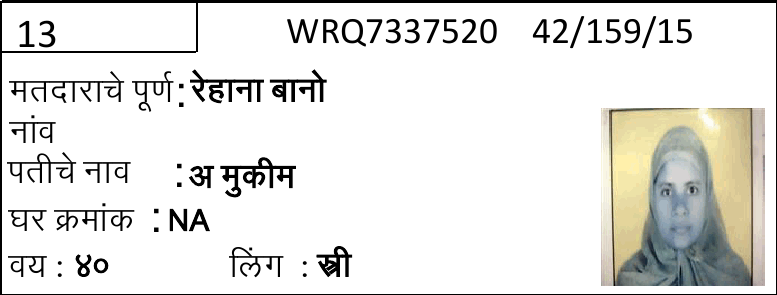
#> input picture data/4.png, 777 x 295 px
$ python detect_epic_id.py
#> lines starting #> are read from the running program, lines starting #| are printed output that depends on the picture; after the words box and inside, x2 and y2 are one past the last pixel; in counts of white or black regions, pixels touching at a corner belong together
#> further down, test_img is the input picture: shape (295, 777, 3); mean B, G, R 225.3, 228.3, 228.6
### src/crop.py

"""src.crop
-----------------

Utilities for cropping regions of interest from images used in
the ImageProcessing project.

This module provides deterministic crops (for age/gender regions)
and a utility to tightly crop around dark foreground pixels on a
light background.

All functions validate inputs, use snake_case names, and return
copies of image slices to avoid surprises from view semantics.
"""


import cv2
import numpy as np
from typing import Tuple

__all__ = ["crop_age", "crop_gender", "cut2cut_crop", "crop_epic_id", "crop_name", "crop_relationship",
           "crop_relationship_name", "crop_sr_no", "crop_ward_id", "crop_house_no"]


def _validate_image_and_shape(img: np.ndarray) -> Tuple[int, int]:
    if img is None:
        raise ValueError("`img` is None")
    if not isinstance(img, np.ndarray):
        raise TypeError("`img` must be a numpy.ndarray")
    if img.size == 0:
        raise ValueError("Empty image provided")

    h, w = img.shape[:2]
#> h = 295; w = 777
    return h, w


def _clamp(value: int, minimum: int, maximum: int) -> int:
    return max(minimum, min(value, maximum))


# [35 lines left out: functions cut2cut_crop, crop_sr_no, not called in this run]


def crop_epic_id(img: np.ndarray) -> np.ndarray:
    h, w = _validate_image_and_shape(img)
#> h = 295; w = 777

    x1 = int(0.35 * w)
#> x1 = 271
    x2 = int(0.65 * w)
#> x2 = 505
    y1 = int(0.05 * h)
#> y1 = 14
    y2 = int(0.20 * h)
#> y2 = 59

    x1 = _clamp(x1, 0, w)
    x2 = _clamp(x2, 0, w)
    y1 = _clamp(y1, 0, h)
    y2 = _clamp(y2, 0, h)

    if x2 <= x1 or y2 <= y1:
        raise ValueError("Calculated gender crop region is empty or invalid")

    return img[y1:y2, x1:x2].copy()
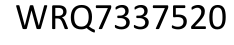
#> returned value: shape (45, 234, 3); min 0, max 255, mean 215.2


# [150 lines left out: functions crop_ward_id, crop_name, crop_relationship, crop_relationship, crop_relationship_name, crop_house_no and 2 more, not called in this run]

### src/epic_id_service.py
"""SR No (Serial Number) detection service.

This module provides the core logic for extracting serial numbers from
voter block images using OCR and pattern matching.
"""

import numpy as np
from dataclasses import dataclass
from typing import Optional
import pytesseract
import cv2
import re
from crop import crop_epic_id


@dataclass
class EpicIdDetectionResult:
    """Result of EPIC ID detection."""
    epic_id: Optional[str]
    confidence: float


class EpicIdDetector:
    """Detects and extracts EPIC ID from voter block images."""

    # EPIC ID format: 3 letters + 7 digits (e.g., ABC1234567)
    EPIC_ID_PATTERN = re.compile(r'[A-Z]{3}\d{7}', re.IGNORECASE)

    def __init__(self, preprocess_threshold: int = 150):
        """Initialize the EPIC ID detector.

        Args:
            preprocess_threshold: Threshold value for binary thresholding (0-255).
        """
        self.preprocess_threshold = preprocess_threshold

    def _preprocess_image(self, img: np.ndarray) -> np.ndarray:
        """Preprocess image for better OCR results.

        Args:
            img: Input image in BGR format.

        Returns:
            Preprocessed binary image.
        """
        # Crop the region of interest (ROI)
        img = crop_epic_id(img)

        # Convert image to grayscale
        gray = cv2.cvtColor(img, cv2.COLOR_BGR2GRAY)

        # OPTIMIZATION: Skip bilateral filter (saves ~80-120ms per image)
        # Tesseract is robust enough for minor noise. Direct threshold is faster.
        # filtered = cv2.bilateralFilter(gray, 9, 75, 75)

        # Apply binary thresholding (convert to black and white)
        _, thresh = cv2.threshold(
            gray, self.preprocess_threshold, 255, cv2.THRESH_BINARY
        )
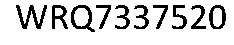
#> thresh: shape (45, 234); 83.5% white; 10 black regions, largest, box (x1, y1, x2, y2) and area: (16, 5, 47, 29) 286, (71, 5, 95, 32) 230, (52, 5, 68, 29) 190

        # OPTIMIZATION: Skip morphological operations (saves ~20-30ms per image)
        # kernel = cv2.getStructuringElement(cv2.MORPH_RECT, (2, 2))
        # thresh = cv2.morphologyEx(thresh, cv2.MORPH_CLOSE, kernel, iterations=1)

        return thresh

    # [18 lines left out: function _calculate_confidence, not called in this run]

    def detect(self, img: np.ndarray) -> EpicIdDetectionResult:
        """Detect EPIC ID from image.

        Args:
            img: Input image (BGR format).

        Returns:
            EpicIdDetectionResult containing the detected EPIC ID and confidence.
        """
        if img is None:
            return EpicIdDetectionResult(epic_id=None, confidence=0.0)
        try:
            # Preprocess image
            preprocessed_img = self._preprocess_image(img)

            # Use Tesseract to extract text
            # The config `--psm 6` treats the image as a single uniform block of text
#> (the run stopped early here; a loop or call above may not have finished)

$ run again, with data/1.png copied over data/4.png
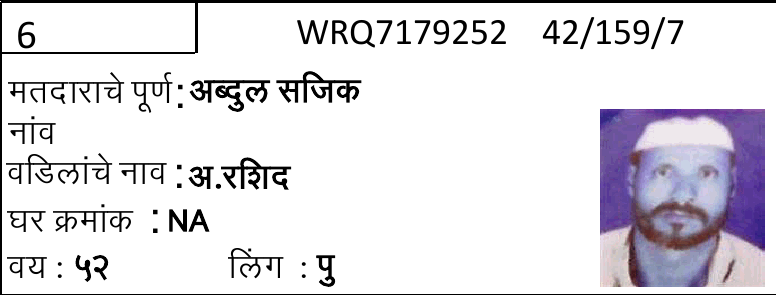
#> input picture data/1.png, 776 x 295 px
#> test_img is the input picture: shape (295, 776, 3); mean B, G, R 227.6, 222.3, 224.4
#> in crop_epic_id, `h, w = _validate_image_and_shape(img)`: h = 295; w = 776
#> x1 = 271
#> x2 = 504
#> y1 = 14
#> y2 = 59
#> in crop_epic_id, `return img[y1:y2, x1:x2].copy()`:
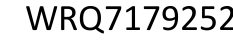
#> returned value: shape (45, 233, 3); min 0, max 255, mean 216.1
#> in _preprocess_image, `_, thresh = cv2.threshold( gray, self.preprocess_threshold, 255, cv2.T..`:
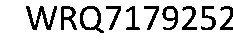
#> thresh: shape (45, 233); 84% white; 10 black regions, largest, box (x1, y1, x2, y2) and area: (26, 6, 57, 30) 286, (80, 6, 104, 33) 230, (61, 6, 77, 30) 190

$ run again, with data/3.png copied over data/4.png
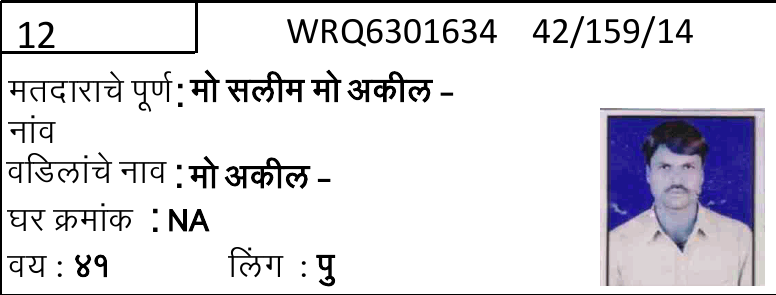
#> input picture data/3.png, 776 x 295 px
#> test_img is the input picture: shape (295, 776, 3); mean B, G, R 225.4, 219.8, 220.9
#> in crop_epic_id, `h, w = _validate_image_and_shape(img)`: h = 295; w = 776
#> x1 = 271
#> x2 = 504
#> y1 = 14
#> y2 = 59
#> in crop_epic_id, `return img[y1:y2, x1:x2].copy()`:
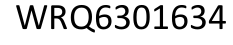
#> returned value: shape (45, 233, 3); min 0, max 255, mean 212.7
#> in _preprocess_image, `_, thresh = cv2.threshold( gray, self.preprocess_threshold, 255, cv2.T..`:
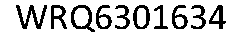
#> thresh: shape (45, 233); 82.5% white; 10 black regions, largest, box (x1, y1, x2, y2) and area: (16, 5, 47, 29) 286, (71, 5, 95, 32) 230, (51, 5, 67, 29) 190
